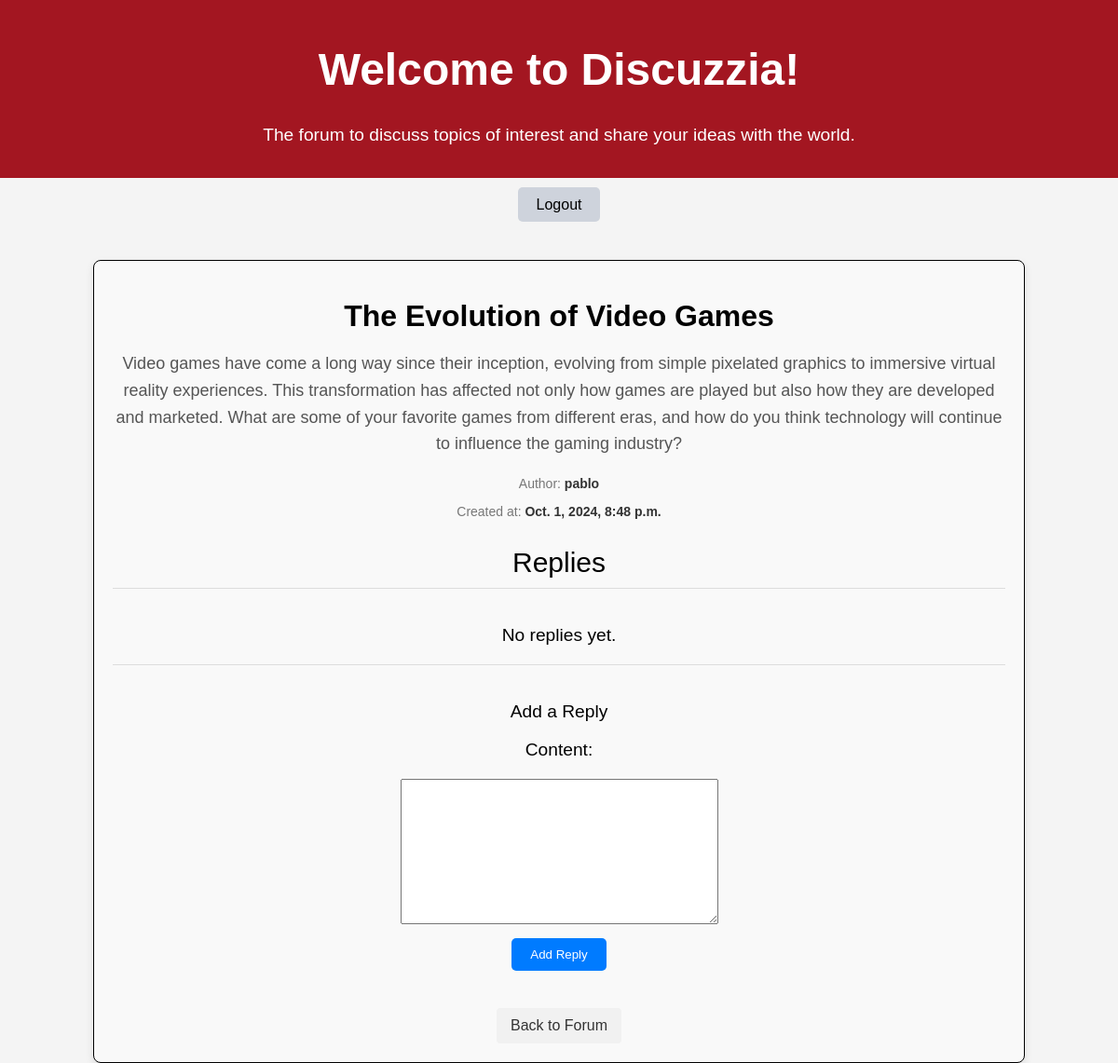
Screenshot of /forum/topic/13/ (signed in) with the database file from the repository.
### forum/models.py (models this page shows, shortened)
class Topic(models.Model):
    title = models.CharField(max_length=200)  # Title of the topic
    author = models.ForeignKey(User, on_delete=models.CASCADE)  # User who created the topic
    content = models.TextField()  # Content of the topic
    created_at = models.DateTimeField(auto_now_add=True)  # Timestamp when the topic was created
    updated_at = models.DateTimeField(auto_now=True)  # Timestamp when the topic was last updated

### forum/views.py (the view)
# urls.py: path('topic/<int:topic_id>/', views.topic_detail, name='topic_detail'),  # Route to view topic details
@login_required
def topic_detail(request, topic_id):
    topic = get_object_or_404(Topic, id=topic_id)
    replies = topic.replies.all()
    if request.method == 'POST':
        form = ReplyForm(request.POST)
        if form.is_valid():
            reply = form.save(commit=False)
            reply.author = request.user
            reply.topic = topic
            reply.save()
            return redirect('topic_detail', topic_id=topic.id)
    else:
        form = ReplyForm()
    return render(request, 'forum/topic_detail.html', {'topic': topic, 'replies': replies, 'form': form})

### forum/forms.py
class ReplyForm(forms.ModelForm):
    class Meta:
        model = Reply
        fields = ['content'] # Field for creating a new reply

### forum/templates/forum/topic_detail.html (shortened to what this page needs)
{% load static %}
<!DOCTYPE html>
<html lang="en">
  <head>
    <link rel="stylesheet" href="{% static 'index.css' %}" />
    <link rel="stylesheet" href="{% static 'topic.css' %}" />
  </head>
  <body>
    {% include 'includes/header.html' %}
    {% include 'includes/nav2.html' %}
    {% block content %}
    <div class="topic-details">
      <h1>{{ topic.title }}</h1>
      <p class="content">{{ topic.content }}</p>
      <p class="author">Author: <span>{{ topic.author.username }}</span></p>
      <p class="date">Created at: <span>{{ topic.created_at }}</span></p>
      <p class="replies-title">Replies</p>
      <div class="replies">
        {% for reply in replies %}
        <div class="reply">
          <p>{{ reply.content }}</p>
          <p class="reply-author">
            By: {{ reply.author.first_name|default:reply.author.username }} on {{ reply.created_at }}
          </p>
        </div>
        {% empty %}
        <p>No replies yet.</p>
        {% endfor %}
      </div>
      <form method="post" class="reply-form">
        <p>Add a Reply</p>
        {% csrf_token %} {{ form.as_p }}
        <button type="submit">Add Reply</button>
      </form>
      <a href="{% url 'forum' %}" class="back-button">Back to Forum</a>
    </div>
    {% endblock %}
  </body>
</html>

### forum/static/index.css (style rules this page uses)
body { font-family: Arial, sans-serif; background-color: #f4f4f4; margin: 0; display: flex; flex-direction: column; min-height: 100vh; text-align: center; }
h1 { color: white; }
p { font-size: 1.2rem; }

### forum/static/topic.css (style rules this page uses)
.topic-details h1 { color: black; margin-bottom: 15px; }
.topic-details { border: 1px solid black; margin: 50px 100px 0 100px; padding: 20px; background-color: #f9f9f9; border-radius: 8px; box-shadow: 0 4px 10px rgba(0, 0, 0, 0.1); }
.topic-details .content { font-size: 18px; line-height: 1.6; color: #555; margin-bottom: 20px; }
.topic-details .author, .topic-details .date { font-size: 14px; color: #777; margin-bottom: 10px; }
.topic-details .author span, .topic-details .date span { font-weight: bold; color: #333; }
.replies { margin-top: 10px; padding-top: 20px; border-top: 1px solid #ddd; }
.reply-form p { margin-bottom: 10px; }
.reply-form { margin-top: 10px; padding-top: 20px; border-top: 1px solid #ddd; padding-bottom: 20px; }
.reply-form label { margin-bottom: 20px; display: flex; justify-content: center; align-items: center; }
.reply-form button { background-color: #007BFF; color: white; border: none; padding: 10px 20px; border-radius: 5px; cursor: pointer; transition: background-color 0.3s ease; }
.back-button { display: inline-block; margin-top: 20px; padding: 10px 15px; background-color: #f1f1f1; color: #333; border-radius: 4px; text-decoration: none; transition: background-color 0.3s ease; }
.replies-title { margin-top: 30px; font-size: 30px; margin-bottom: 0; }

### rows the page displays
Topic: title "The Evolution of Video Games", content "Video games have come a long way since their inception, evolving from simple pixelated graphics to immersive virtual reality experiences. This transformation has affected not only how games are played but also how they are developed and marketed. What are some of your favorite games from different eras, and how do you think technology will continue to influence the gaming industry?", author.username "pablo", created_at "Oct. 1, 2024, 8:48 p.m."
